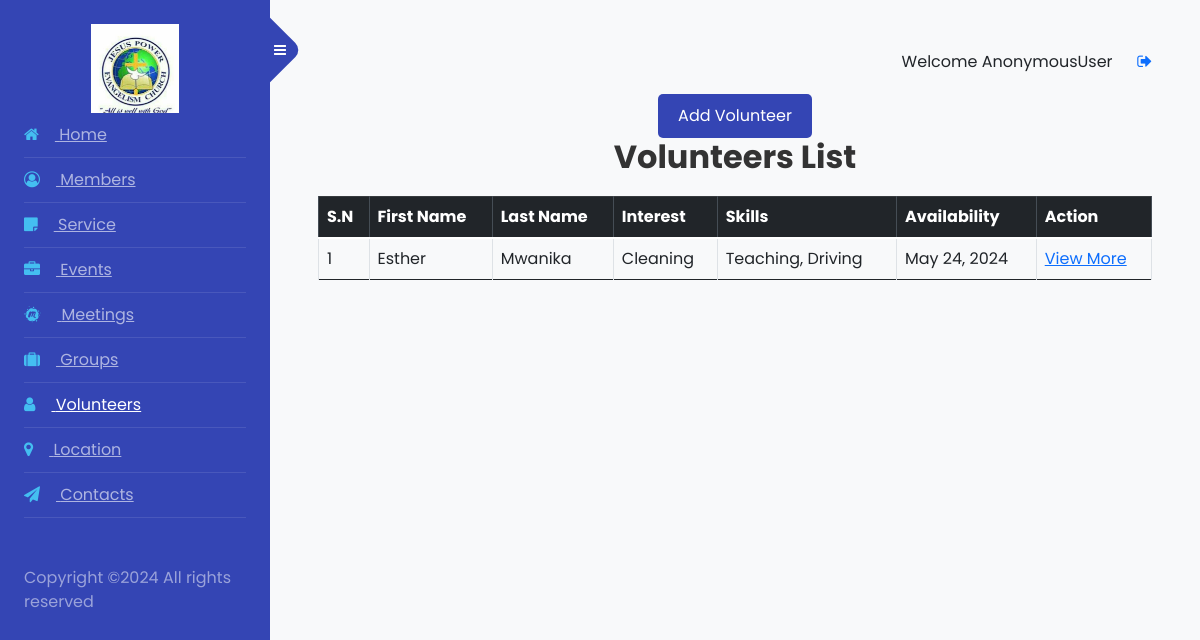
/volunteers/, run on the app's committed database.
### volunteers/models.py (models this page shows, shortened)
class Volunteer(models.Model):
    SKILL_CHOICES = [
        ('teaching', 'Teaching'),
        ('cooking', 'Cooking'),
        ('driving', 'Driving'),
        ('cleaning', 'Cleaning'),
    ]
    INTEREST_CHOICES = SKILL_CHOICES  # Assuming interests are the same as skills. Adjust as needed.
    first_name = models.CharField(max_length=100)
    last_name = models.CharField(max_length=100)
    email = models.EmailField(unique=True)
    phone_number = models.CharField(max_length=15, blank=True)
    address = models.TextField(blank=True)
    skills = MultiSelectField(choices=SKILL_CHOICES, blank=True, max_choices=10, max_length=100)
    interests = MultiSelectField(choices=INTEREST_CHOICES, blank=True, max_choices=10, max_length=100)
    availability = models.DateField(blank=True, null=True)

### volunteers/views.py (the view)
# urls.py: path('volunteers/', volunteer_list, name='volunteer_list'),
def volunteer_list(request):
    volunteers = Volunteer.objects.all().order_by('-id')
    return render(request, 'volunteers/volunteer_list.html', {'volunteers': volunteers})

### volunteers/templates/volunteers/volunteer_list.html (shortened to what this page needs)
{% extends "admin-sidebar.html" %}
{% block content %}
{% load static %}
    <link href="https://cdn.jsdelivr.net/npm/bootstrap@5.0.2/dist/css/bootstrap.min.css" rel="stylesheet"
>
        <link rel="stylesheet" href="{% static 'css/volunteers.css' %}">
</head>
<body>
    <center><div class="add-volunteer">
        <a href="{% url 'add_volunteer' %}" class="btn btn-primary">Add Volunteer</a>
    </div></center>
    <h1>Volunteers List</h1>
    <div class="table-responsive">
        <table class="table table-hover table-bordered">
            <thead class="table-dark">
                <tr>
                    <th>S.N</th>
                    <th>First Name</th>
                    <th>Last Name</th>
                    <th>Interest</th>
                    <th>Skills</th>
                    <th>Availability</th>
                    <th>Action</th>
                </tr>
            </thead>
            <tbody>
                {% for volunteer in volunteers %}
                <tr>
                    <td>{{ forloop.counter }}</td>
                    <td>{{ volunteer.first_name }} </td>
                    <td>{{ volunteer.last_name }}</td>
                    <td>{{ volunteer.interests }}</td>
                    <td>{{ volunteer.skills }}</td>
                    <td>{{ volunteer.availability }}</td>
                    <td><a href="{% url 'volunteer_detail' volunteer.id %}">View More </a></td>
                </tr>
                {% endfor %}
            </tbody>
        </table>
    </div>
    </div>
{% endblock %}

### assets/css/volunteers.css (style rules this page uses)
body { background-color: #f8f9fa; font-family: 'Poppins', sans-serif; }
h1 { font-size: 2rem; font-weight: 700; margin-bottom: 20px; color: #333; text-align: center; }
.btn-primary { background-color: #007bff; border: none; padding: 10px 20px; font-size: 1rem; border-radius: 5px; transition: background-color 0.3s ease; }
.add-volunteer { text-align: center; margin-top: 20px; }

### data on the page
Volunteer: first_name "Esther", last_name "Mwanika", interests "Cleaning", skills "Teaching, Driving", availability "May 24, 2024"

### other printed values
{{ user }} "AnonymousUser"
